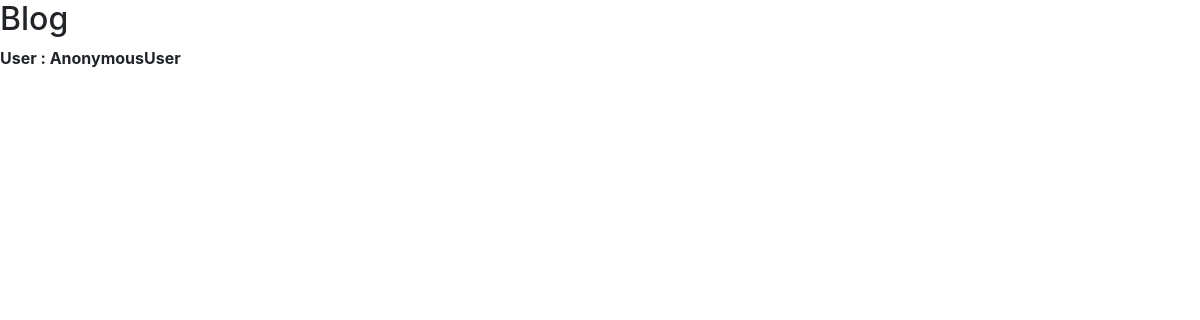
Page /posts on the earlier database version.
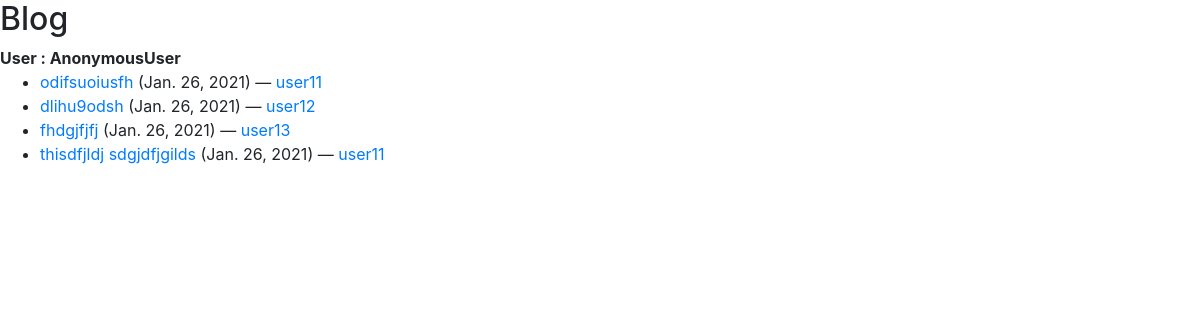
Same page on the later database version.
### blog/models.py (models this page shows)
class Post(models.Model):
    author=models.ForeignKey(User,on_delete=models.CASCADE)
    title=models.CharField(max_length=500)
    content=models.TextField()
    likes=models.IntegerField(default=0)
    created_on=models.DateField(default=date.today)
    def get_absolute_url(self):
        return reverse('postdetail', args=[str(self.pk)])

### blog/views.py (the view)
# urls.py: path('posts',views.PostList.as_view(), name='allposts'),
class PostList(ListView):
    queryset=Post.objects.all().order_by('likes')
    template_name='blogpage.html'
    def get_context_data(self, **kwargs):
        context = super().get_context_data(**kwargs)
        context['user_context'] = self.request.user
        return context

### blog/templates/blogpage.html
{% extends 'base.html' %}
{% block content %}
    <h2>Blog</h2>
    <strong>User : {{user_context}}</strong>
    <ul>
        {% for post in post_list %}
        <li>
          <a href="{{ post.get_absolute_url }}">{{ post.title }}</a> ({{post.created_on}}) — <a href="{% url 'postsbyauthor' post.author.pk %}">{{ post.author }}</a>
        </li>
        {% endfor %}
      </ul>
{% endblock %}

### blog/templates/base.html (shortened to what this page needs)
<!doctype html>
<html lang="en">
  <head>
    <link rel="stylesheet" href="https://cdn.jsdelivr.net/npm/bootstrap@4.6.0/dist/css/bootstrap.min.css">
  </head>
  <body>
    {% block content %}
    {% endblock content %}
  </body>
</html>

Differences in the rows shown:
added Post: title "odifsuoiusfh", created_on "Jan. 26, 2021", author "user11"
added Post: title "dlihu9odsh", created_on "Jan. 26, 2021", author "user12"
added Post: title "fhdgjfjfj", created_on "Jan. 26, 2021", author "user13"
added Post: title "thisdfjldj sdgjdfjgilds", created_on "Jan. 26, 2021", author "user11"
